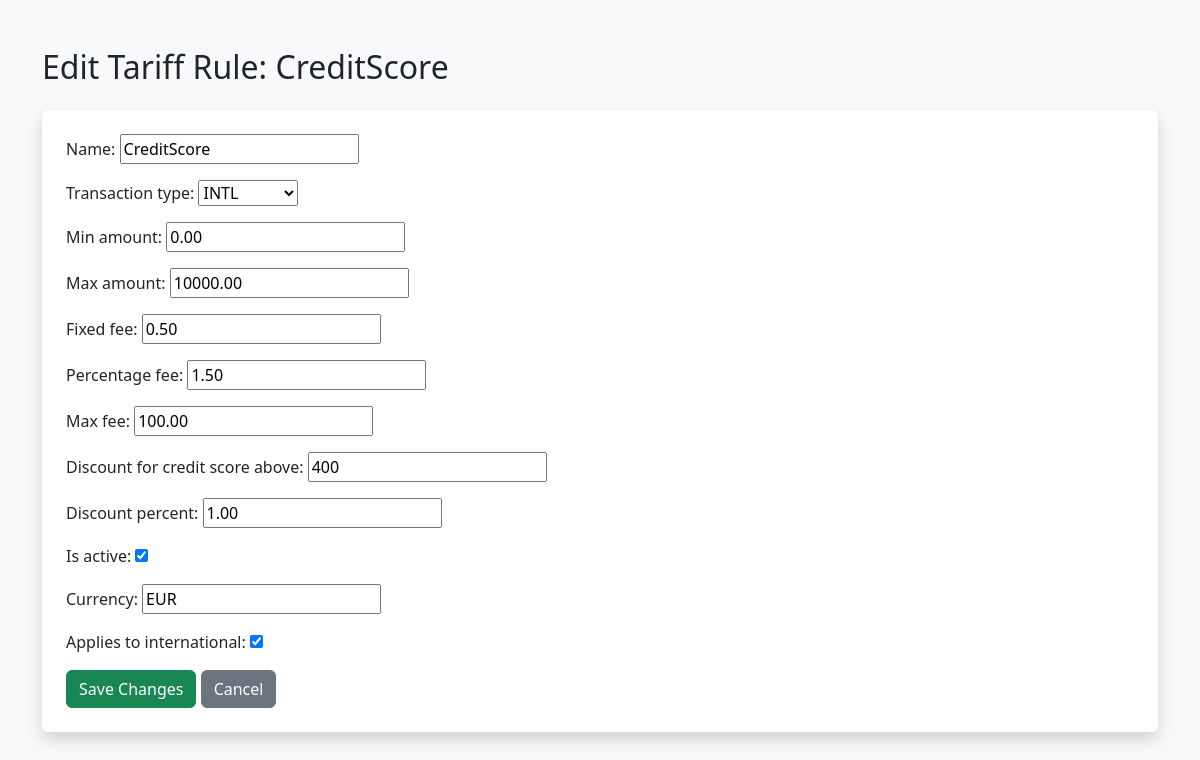
The page /edit/9/ on the database its author committed.
### transactions/models.py (models this page shows, shortened)
class TariffRule(models.Model):
    TRANSACTION_TYPES = [
        ('POS', 'POS'),
        ('ECOM', 'ECOM'),
        ('TRANSFER', 'TRANSFER'),
        ('CASHOUT', 'CASHOUT'),
        ('INTL', 'INTL'),
    ]
    name = models.CharField(max_length=100)
    transaction_type = models.CharField(max_length=20, choices=TRANSACTION_TYPES)
    min_amount = models.DecimalField(max_digits=12, decimal_places=2)
    max_amount = models.DecimalField(max_digits=12, decimal_places=2)
    fixed_fee = models.DecimalField(max_digits=10, decimal_places=2, default=0)
    percentage_fee = models.DecimalField(max_digits=5, decimal_places=2, default=0)
    max_fee = models.DecimalField(max_digits=10, decimal_places=2, null=True, blank=True)
    discount_for_credit_score_above = models.IntegerField(null=True, blank=True)
    discount_percent = models.DecimalField(max_digits=5, decimal_places=2, default=0)
    is_active = models.BooleanField(default=True)
    currency = models.CharField(max_length=5, null=True, blank=True,)
    applies_to_international = models.BooleanField(default=False,)

### transactions/views.py (the view)
# urls.py: path('edit/<int:id>/', edit_tariff_rule, name='edit_tariff_rule'),
def edit_tariff_rule(request, id):
    rule = get_object_or_404(TariffRule, id=id)
    if request.method == 'POST':
        form = TariffRuleForm(request.POST, instance=rule)
        if form.is_valid():
            form.save()
            return redirect('transaction_list')
    else:
        form = TariffRuleForm(instance=rule)
    return render(request, 'transactions/edit.html', {'form': form, 'rule': rule})

### transactions/forms.py
class TariffRuleForm(forms.ModelForm):
    class Meta:
        model = TariffRule
        fields = '__all__'

### transactions/templates/transactions/edit.html (shortened to what this page needs)
<!DOCTYPE html>
<html lang="en">
<head>
    <title>{% load static %}
<!DOCTYPE html>
<html lang="en">
<head>
    <meta charset="UTF-8">
    <title>Edit Tariff Rule</title>
    <link href="https://cdn.jsdelivr.net/npm/bootstrap@5.3.2/dist/css/bootstrap.min.css" rel="stylesheet">
</head>
<body class="bg-light">
    <div class="container mt-5">
        <h2 class="mb-4">Edit Tariff Rule: {{ rule.name }}</h2>
        <form method="post" class="shadow p-4 bg-white rounded">
            {{ form.as_p }}
            <button type="submit" class="btn btn-success">Save Changes</button>
            <a href="{% url 'transaction_list' %}" class="btn btn-secondary">Cancel</a>
        </form>
    </div>
</body>
</html>

### rows shown on the page
TariffRule: name "CreditScore", transaction_type "INTL", min_amount "0.00", max_amount "10000.00", fixed_fee "0.50", percentage_fee "1.50", max_fee "100.00", discount_for_credit_score_above "400", discount_percent "1.00", is_active "☑", currency "EUR", applies_to_international "☑"
